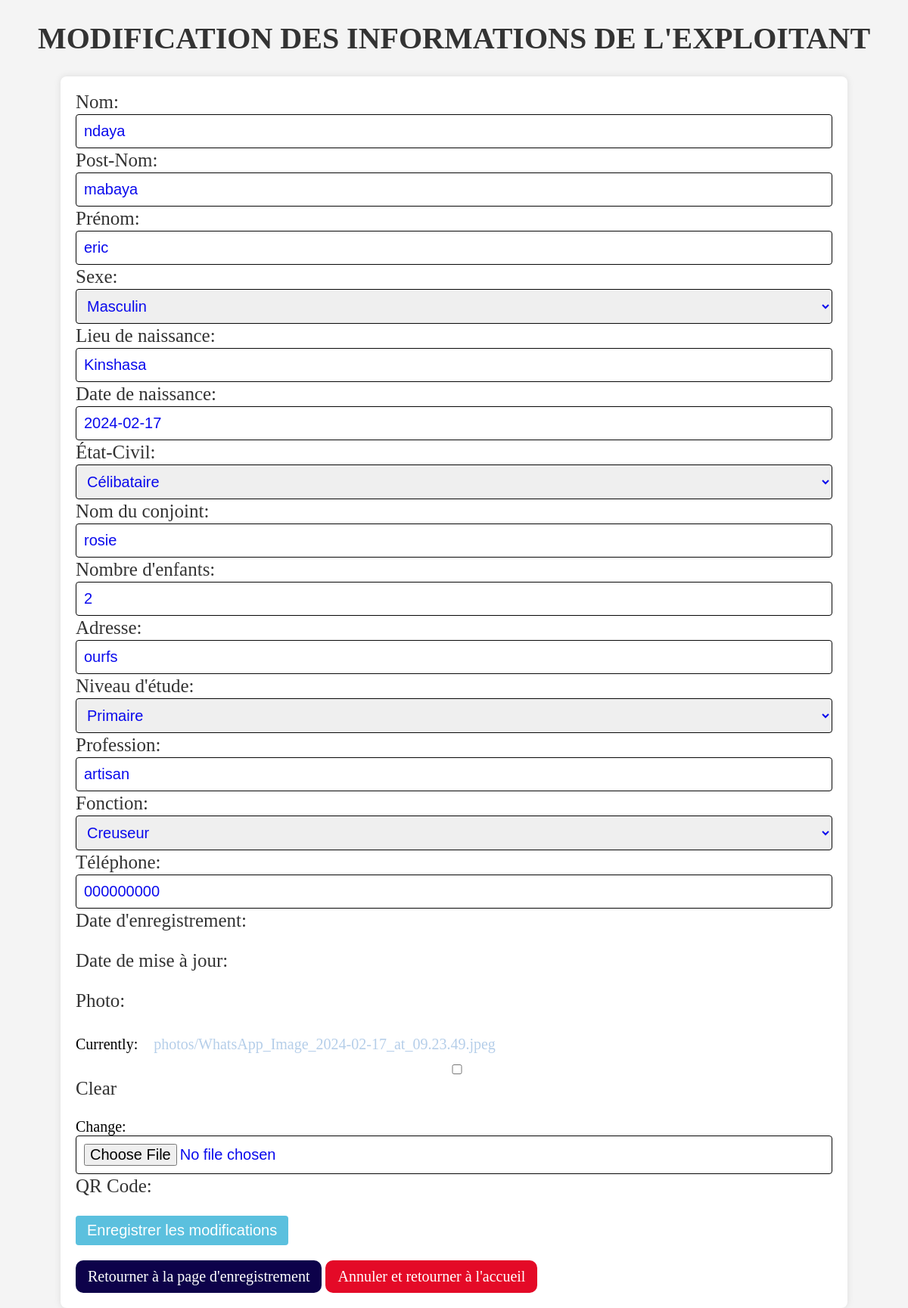
/enregistrement/update_exploitant/28/, run on the app's committed database.
### enregistrement/models.py (models this page shows, shortened)
class Exploitant(models.Model):
    SEXE_CHOICES = [
        ('M', 'Masculin'),
        ('F', 'Féminin'),
    ]
    ETAT_CIVIL_CHOICES = [
        ('C', 'Célibataire'),
        ('M', 'Marié(e)'),
        ('D', 'Divorcé(e)'),
        ('V', 'Veuf/Veuve'),
    ]
    NIVEAU_ETUDE_CHOICES = [
        ('Aucun', 'Aucun'),
        ('Primaire', 'Primaire'),
        ('Secondaire', 'Secondaire'),
        ('Diplômé(e) d\'Etat', 'Diplômé(e) d\'Etat'),
        ('Gradué(e)', 'Gradué(e)'),
        ('Licencié(e)', 'Licencié(e)'),
        ('Ingénieur(e)', 'Ingénieur(e)'),
        ('Docteur', 'Docteur'),
        ('Autre', 'Autre'),
    ]
    FONCTION_CHOICES = [
        ('Creuseur', 'Creuseur'),
        ('Constructeur', 'Constructeur'),
        ('Agent Mobile', 'Agent Mobile'),
        ('Agent de Sécurité', 'Agent de Sécurité'),
        ('Membre du Comité', 'Membre du Comité'),
        ('Membre de la Coopérative', 'Membre de la Coopérative'),
        ('Laveuse', 'Laveuse'),
        ('Négociant', 'Négociant'),
        ('Sponsor', 'Sponsor'),
        ('Cleaner', 'Cleaner'),
        ('Agent de Bureau', 'Agent de Bureau'),
    ]
    nom = models.CharField(max_length=255)
    post_nom = models.CharField(max_length=255)
    prenom = models.CharField(max_length=255)
    sexe = models.CharField(max_length=10, choices=SEXE_CHOICES)
    lieu_naissance = models.CharField(max_length=255)
    date_naissance = models.DateField()
    etat_civil = models.CharField(max_length=20, choices=ETAT_CIVIL_CHOICES)
    nom_conjoint = models.CharField(max_length=255, blank=True, null=True)
    nb_enfants = models.PositiveIntegerField(default=0)
    adresse = models.CharField(max_length=500)
    niveau_etude = models.CharField(max_length=50, choices=NIVEAU_ETUDE_CHOICES)
    profession = models.CharField(max_length=255)
    fonction = models.CharField(max_length=255, choices=FONCTION_CHOICES)
    telephone = models.CharField(max_length=20, blank=True, null=True)
    date_enregistrement = models.DateTimeField(default=timezone.now, editable=False)
    date_mise_a_jour = models.DateTimeField(default=timezone.now, editable=False)
    photo = models.ImageField(upload_to='photos/', blank=True, null=True)
    qrcode = models.ImageField(upload_to='qrcodes/', blank=True, null=True)

### enregistrement/views.py (the view)
# urls.py: path('update_exploitant/<int:exploitant_id>/', update_exploitant, name='update_exploitant'),
def update_exploitant(request, exploitant_id):
    exploiteur = get_object_or_404(Exploitant, id=exploitant_id)
    ExploitantForm = modelform_factory(Exploitant, exclude=['qrcode', 'date_enregistrement', 'date_mise_a_jour'])
    modification_reussie = False  # Ajout de la variable de confirmation
    if request.method == 'POST':
        form = ExploitantForm(request.POST, request.FILES, instance=exploiteur)
        if form.is_valid():
            exploiteur.date_mise_a_jour = timezone.now()
            exploiteur.save()
            modification_reussie = True  # Indique que la modification a réussi
            return redirect('visualisation')
    else:
        form = ExploitantForm(instance=exploiteur)
    context = {
        'form': form,
        'exploiteur': exploiteur,
        'modification_reussie': modification_reussie,  # Ajout de la variable au contexte
    }
    return render(request, 'enregistrement/update_exploitant.html', context)

### enregistrement/templates/enregistrement/update_exploitant.html (shortened to what this page needs)
<!DOCTYPE html>
<html lang="en">
<head>
</head>
<body>
    <h1>MODIFICATION DES INFORMATIONS DE L'EXPLOITANT</h1>
    <form method="post" enctype="multipart/form-data" class="update-form">
        <div>
            <label for="{{ form.nom.id_for_label }}">Nom:</label>
            {{ form.nom }}
            <br>
            <label for="{{ form.post_nom.id_for_label }}">Post-Nom:</label>
            {{ form.post_nom }}
            <br>
            <label for="{{ form.prenom.id_for_label }}">Prénom:</label>
            {{ form.prenom }}
            <br>
            <label for="{{ form.sexe.id_for_label }}">Sexe:</label>
            {{ form.sexe }}
            <br>
            <label for="{{ form.lieu_naissance.id_for_label }}">Lieu de naissance:</label>
            {{ form.lieu_naissance }}
            <br>
            <label for="{{ form.date_naissance.id_for_label }}">Date de naissance:</label>
            {{ form.date_naissance }}
            <br>
            <label for="{{ form.etat_civil.id_for_label }}">État-Civil:</label>
            {{ form.etat_civil }}
            <br>
            <label for="{{ form.nom_conjoint.id_for_label }}">Nom du conjoint:</label>
            {{ form.nom_conjoint }}
            <br>
            <label for="{{ form.nb_enfants.id_for_label }}">Nombre d'enfants:</label>
            {{ form.nb_enfants }}
            <br>
            <label for="{{ form.adresse.id_for_label }}">Adresse:</label>
            {{ form.adresse }}
            <br>
            <label for="{{ form.niveau_etude.id_for_label }}">Niveau d'étude:</label>
            {{ form.niveau_etude }}
            <br>
            <label for="{{ form.profession.id_for_label }}">Profession:</label>
            {{ form.profession }}
            <br>
            <label for="{{ form.fonction.id_for_label }}">Fonction:</label>
            {{ form.fonction }}
            <br>
            <label for="{{ form.telephone.id_for_label }}">Téléphone:</label>
            {{ form.telephone }}
            <br>
            <label for="{{ form.date_enregistrement.id_for_label }}">Date d'enregistrement:</label>
            <br>
            <label for="{{ form.date_mise_a_jour.id_for_label }}">Date de mise à jour:</label>
            <br>
            <label for="{{ form.photo.id_for_label }}">Photo:</label>
            {{ form.photo }}
            <br>
            <label for="{{ form.qrcode.id_for_label }}">QR Code:</label>
            <br>
    <button type="submit">Enregistrer les modifications</button>
    <div class="navigation-links">
        <a href="{% url 'recording' %}" class="register-another btn-blue">Retourner à la page d'enregistrement</a>
        <a href="{% url 'accueil' %}" class="return-home btn-red">Annuler et retourner à l'accueil</a>
    </div>
    </div>
    </form>
</body>
</html>

### enregistrement/templates/enregistrement/update_exploitant.html (style rules this page uses)
body { font-family: 'Times New Roman', serif; font-size: 20px; background-color: #f4f4f4; margin: 0; padding: 0; }
h1 { text-align: center; color: #333; }
.update-form { max-width: 1000px; margin: 0 auto; background-color: #fff; padding: 20px; border-radius: 8px; box-shadow: 0 0 10px rgba(0, 0, 0, 0.1); }
label { display: block; margin-bottom: 8px; color: #333; text-align: left; font-size: 25px; margin-bottom: 2px; }
input, select { width: 100%; padding: 10px; margin-bottom: 15px; box-sizing: border-box; border: 1px solid #070707; border-radius: 4px; text-align: left; font-size: 20px; margin-bottom: 2px; color: #0a0aed; }
button { background-color: #5bc0de; color: #fff; padding: 8px 15px; border: none; border-radius: 4px; cursor: pointer; display: inline-block; font-size: 20px; }
.btn-blue { background-color: #0d024a; color: #fff; border: none; cursor: pointer; }
.btn-red { background-color: #e40a27; color: #fff; border: none; cursor: pointer; }
a { display: inline-block; margin-top: 20px; text-align: justify; color: #b5cee9; text-decoration: none; padding: 10px 16px; border-radius: 10px; }

### data on the page
Exploitant: nom "ndaya", post_nom "mabaya", prenom "eric", sexe "Masculin", lieu_naissance "Kinshasa", date_naissance "2024-02-17", etat_civil "Célibataire", nom_conjoint "rosie", nb_enfants "2", adresse "ourfs", niveau_etude "Primaire", profession "artisan", fonction "Creuseur", telephone "000000000"
